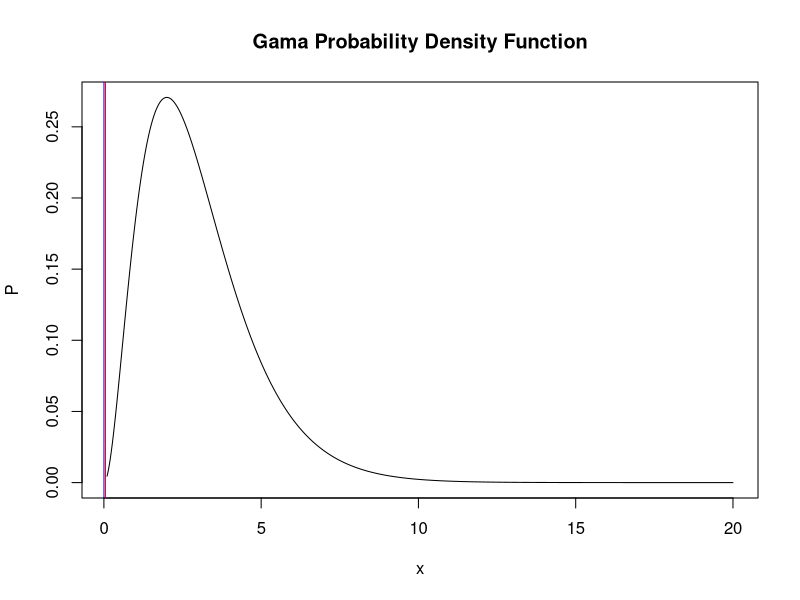
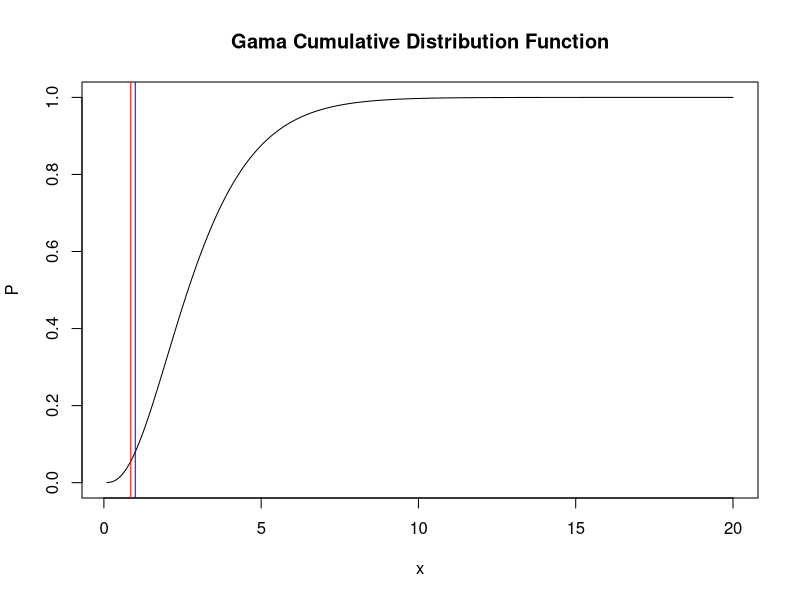
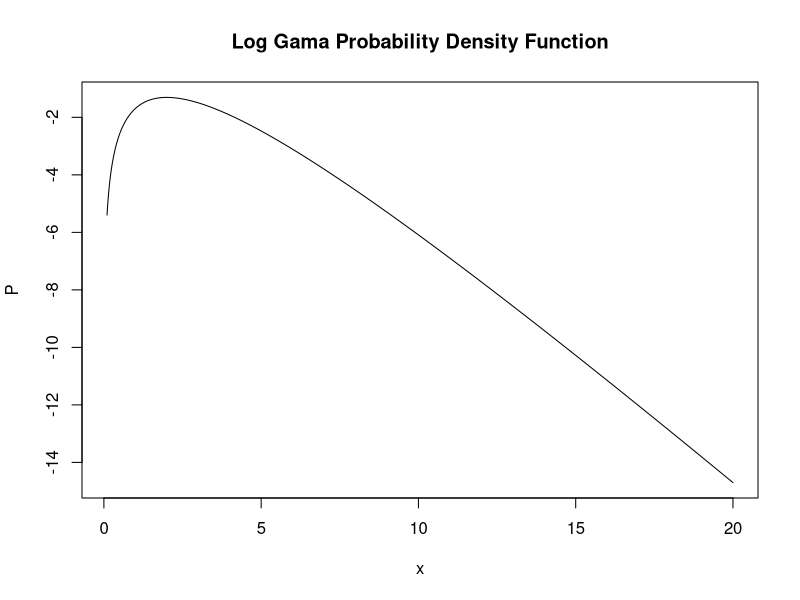
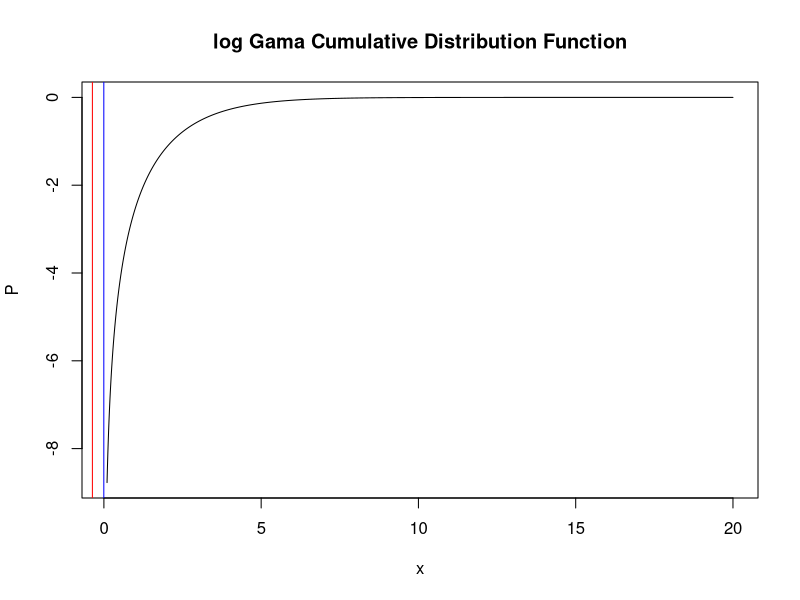
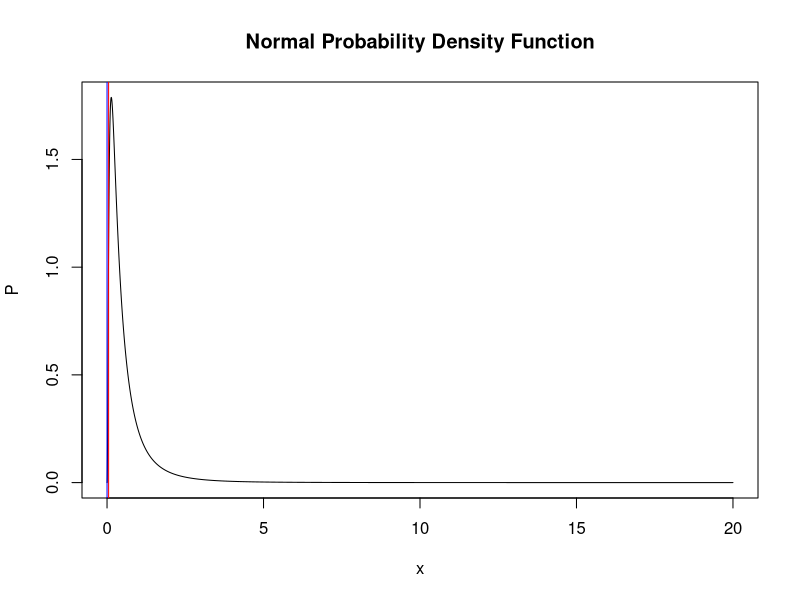
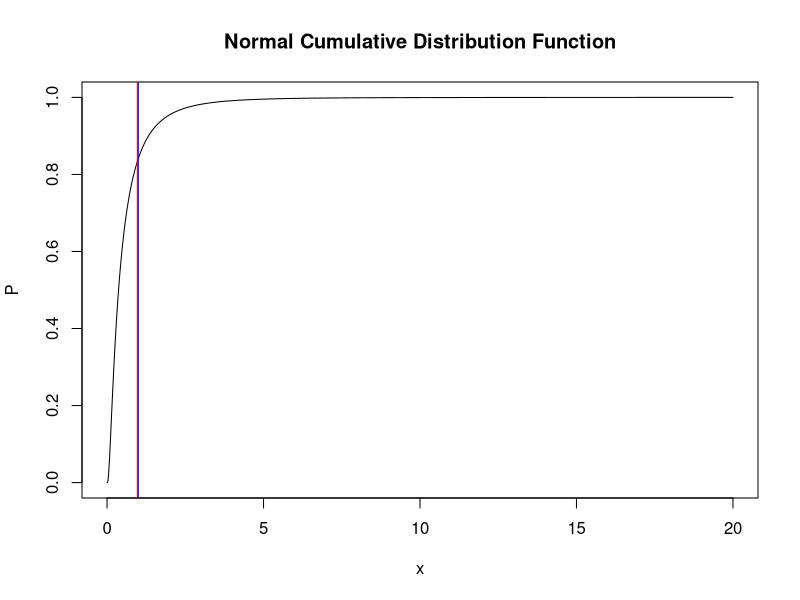
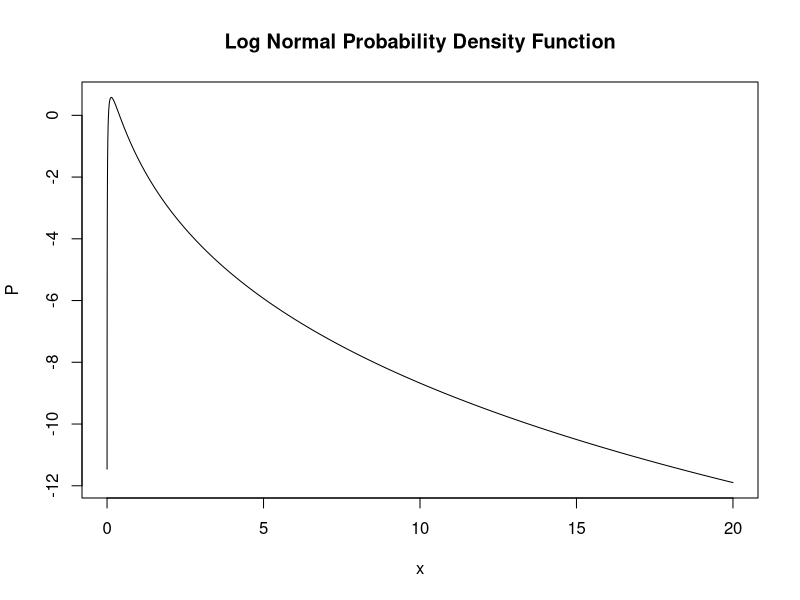
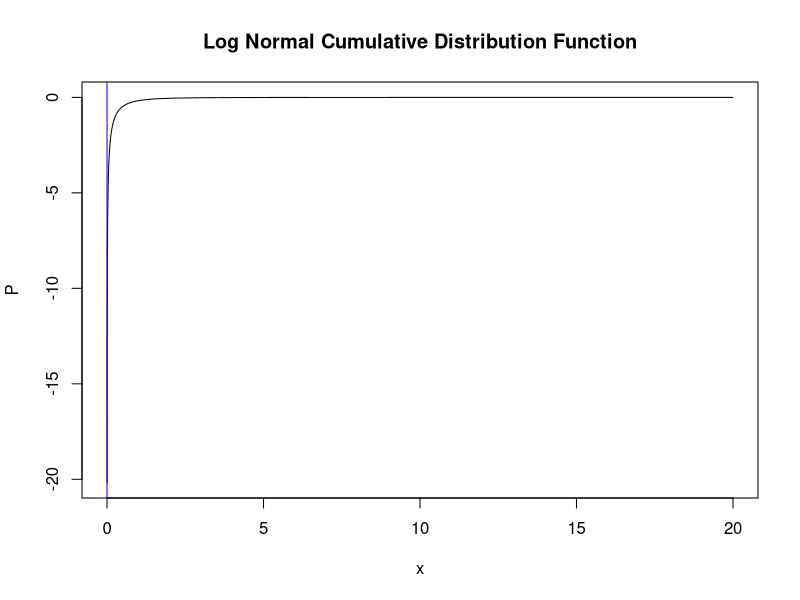

The R source for these figures, in order:
## ---- chunk 1
knitr::opts_chunk$set(echo = TRUE)
## ---- chunk 2


x=seq(0.1,20,0.001)
yvalue<-dgamma(x,3,1)
x.mean<-mean((dgamma(x,3,1)))
x.median<- median(dgamma(x,3,1))
plot(x,dgamma(x,3,1),main=
       "Gama Probability Density Function",ylab = "P",xlab = "x",type = "l") + abline(v=x.mean,col="red",labs="m") + abline(v=x.median,col="blue") 
x.mean<-mean(pgamma(x,3,1))
x.median<- median(pgamma(x,3,1))
plot(x,pgamma(x,3,1),main=
       "Gama Cumulative Distribution Function",ylab = "P",xlab = "x",type = "l") + abline(v=x.mean,col="red",labs="m") + abline(v=x.median,col="blue")

x.mean<-mean((log(dgamma(x,3,1))))
x.median<- median(log(dgamma(x,3,1)))
plot(x,log(dgamma(x,3,1)),type = "l",main=
       "Log Gama Probability Density Function",ylab = "P",xlab = "x") + abline(v=x.mean,col="red")+abline(v=x.median,col="blue")

x.mean<-mean(log(pgamma(x,3,1)))
x.median<- median(log(pgamma(x,3,1)))
plot(x,log(pgamma(x,3,1)),main=
       "log Gama Cumulative Distribution Function",ylab = "P",xlab = "x",type = "l") + abline(v=x.mean,col="red",labs="m") + abline(v=x.median,col="blue")
#text(x.mean,"mean")
#text(x.median,"median")
## ---- chunk 3
x=seq(0,20,0.001)
x.mean<-mean(dlnorm(x,-1,1))
x.median<- median(dlnorm(x,-1,1))
plot(x,dlnorm(x,-1,1),main=
       "Normal Probability Density Function",ylab = "P",xlab = "x",type = "l") + abline(v=x.mean,col="red",labs="m") + abline(v=x.median,col="blue") 
x.mean<-mean(plnorm(x,-1,1))
x.median<- median(plnorm(x,-1,1))
plot(x,plnorm(x,-1,1),main=
       "Normal Cumulative Distribution Function",ylab = "P",type="l",xlab = "x") + abline(v=x.mean,col="red",labs="m") + abline(v=x.median,col="blue")

x=seq(0,20,0.001)
x.mean<-mean(log(dlnorm(x,-1,1)))
x.median<- median(log(dlnorm(x,-1,1)))
plot(x,log(dlnorm(x,-1,1)),main=
       "Log Normal Probability Density Function",ylab = "P",xlab = "x",type = "l") + abline(v=x.mean,col="red",labs="m") + abline(v=x.median,col="blue") 
x.mean<-mean(log(plnorm(x,-1,1)))
x.median<- median(log(plnorm(x,-1,1)))
plot(x,log(plnorm(x,-1,1)),main=
       "Log Normal Cumulative Distribution Function",ylab = "P",type="l",xlab = "x") + abline(v=x.mean,col="red",labs="m") + abline(v=x.median,col="blue")
#plot(x,plnorm(x,-1,1))
## ---- chunk 4
x=seq(0,8,0.001)
x.mean<-mean(dunif(x,-1,1))
x.median<- median(dunif(x,-1,1))
plot(x,dunif(x,-1,1),main=
       "Uniform Probability Density Function",ylab = "P",xlab = "x",type = "l") + abline(v=x.mean,col="red",labs="m") + abline(v=x.median,col="blue") 
x.mean<-mean(punif(x,-1,1))
x.median<- median(punif(x,-1,1))
plot(x,punif(x,-1,1),main=
       "Uniform Cumulative Distribution Function",ylab = "P",type="l",xlab = "x") + abline(v=x.mean,col="red",labs="m") + abline(v=x.median,col="blue")

x=seq(0,8,0.001)
x.mean<-mean(log(dunif(x,-1,1)))
x.median<- median(log(dunif(x,-1,1)))
plot(x,log(dunif(x,-1,1)),main=
       "Log Uniform Probability Density Function",ylab = "P",xlab = "x",type = "l") + abline(v=x.mean,col="red",labs="m") + abline(v=x.median,col="blue") 
x.mean<-mean(log(punif(x,-1,1)))
x.median<- median(log(punif(x,-1,1)))
plot(x,log(punif(x,-1,1)),main=
       "Log Uniform Cumulative Distribution Function",ylab = "P",type="l",xlab = "x") + abline(v=x.mean,col="red",labs="m") + abline(v=x.median,col="blue")
